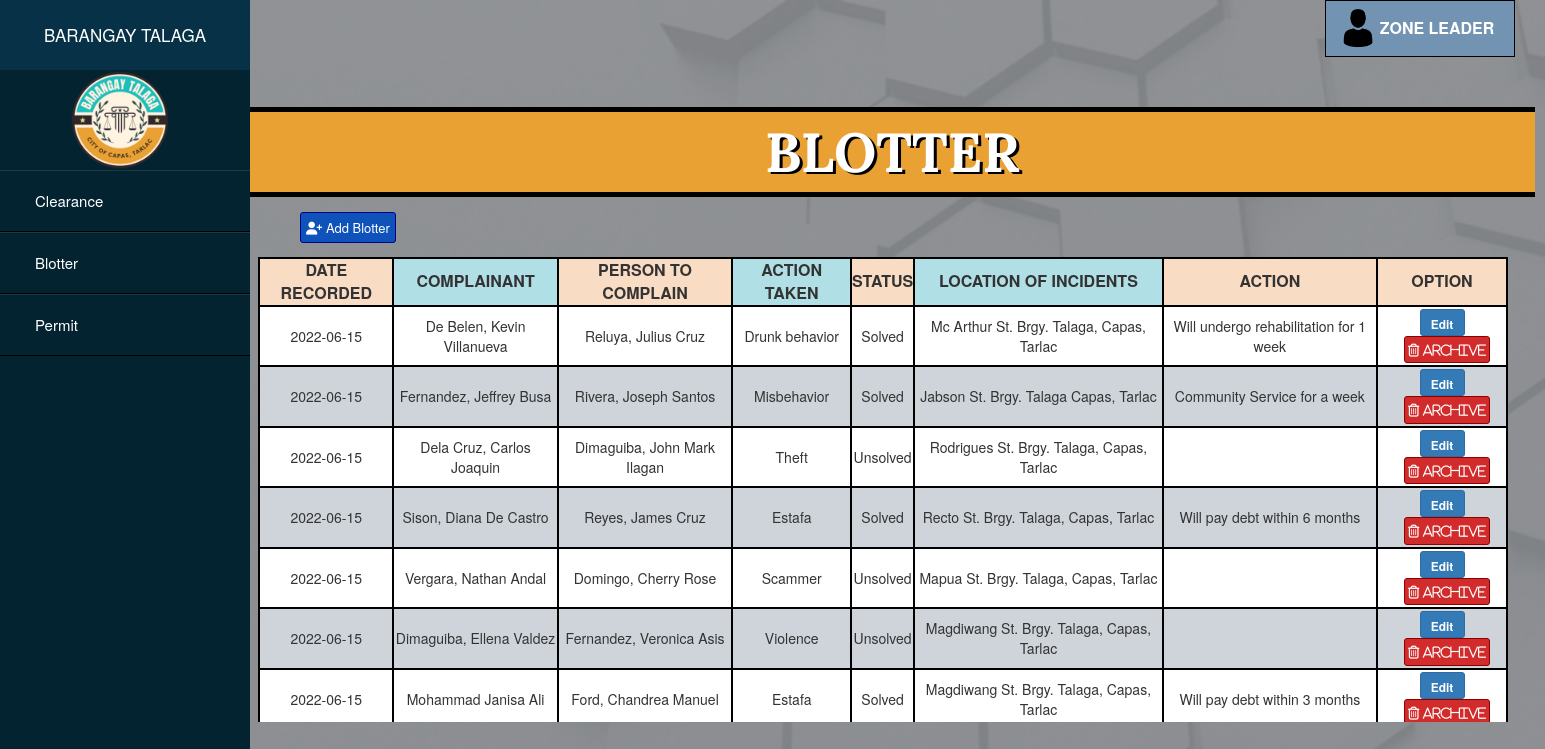
Page /zone leader/zone_blot.php on the committed database.
### tables this page shows
CREATE TABLE `blotter` (
  `id` int(11) NOT NULL,
  `date` varchar(50) NOT NULL,
  `complainant` varchar(50) NOT NULL,
  `complainee` varchar(50) NOT NULL,
  `complaint` varchar(50) NOT NULL,
  `status` varchar(50) NOT NULL,
  `location` varchar(50) NOT NULL,
  `action` varchar(255) NOT NULL,
  `type` varchar(11) NOT NULL
);

### zone leader/zone_blot.php (the view, shortened to what this page needs)
<?php
$link = mysqli_connect("localhost", "root", "", "barangaydb");
?>
<!DOCTYPE html>
<html lang="en" dir="ltr">
    <head>
        <link rel="stylesheet" href="../css/zone_blottercss.css">
        <link rel="stylesheet" href="https://maxcdn.bootstrapcdn.com/bootstrap/3.4.1/css/bootstrap.min.css">
</head>
<body style="background-image: url(../images/main.png); background-repeat: no-repeat; background-size: cover;">
    <div class="sidebar">
        <header>BARANGAY TALAGA</header>
        <img src="../images/logo.png">
        <ul>
            <li><a href="zone_clear.php">Clearance</a></li>
            <li><a href="zone_blot.php">Blotter</a></li>
            <li><a href="zone_per.php">Permit</a></li>
        </ul>
    </div>
          <div class="dropdown">
          <img src="../images/person.png">
          <button onclick="myFunction()" class="dropbtn" >ZONE LEADER</button>
        </div>
    <div>
    <div class="header">
        <h1>BLOTTER</h1>
    </div>
    <div class="add-delete">
        <a href="addform_blotzone.php"><button class="btn btn-primary btn-sm" id="add" data-toggle="modal" data-target="#addModal"><i class="fa fa-user-plus" aria-hidden="true"></i> Add Blotter</button></a>
    </div>
    <div class="grid">
        <form method="post">
        <table class="table-box">
            <thead>
                <tr>
                    <th style="background-color: #f9dcc4; text-align: center;">DATE RECORDED</th>
                    <th style="background-color: powderblue; text-align: center;">COMPLAINANT</th>
                    <th style="background-color: #f9dcc4; text-align: center;">PERSON TO COMPLAIN</th>
                    <th style="background-color: powderblue; text-align: center;">ACTION TAKEN</th>
                    <th style="background-color: #f9dcc4; text-align: center;">STATUS</th>
                    <th style="background-color: powderblue; text-align: center;">LOCATION OF INCIDENTS</th>
                    <th style="background-color: #f9dcc4; text-align: center;">ACTION</th>
                    <th style="width: 130px !important; background-color: #f9dcc4; text-align: center;">OPTION</th>
                </tr>
            </thead>
            <tbody>
                <?php
                    $sql = mysqli_query($link, "SELECT * FROM blotter WHERE type = 'active'");
                    while($row = mysqli_fetch_array($sql))
                    {
                echo'
                <tr>';
                    $id = $row['id'];
                    $date = $row['date'];
                    $complainant = $row['complainant'];
                    $complainee = $row['complainee'];
                    $complaint = $row['complaint'];
                    $status = $row['status'];
                    $location = $row['location'];
                    $action = $row['action'];
                    $type = $row['type'];
                echo '
                    <td>' .$row['date'].  '</td>
                    <td>' .$row['complainant']. '</td>
                    <td>' .$row['complainee'].  '</td>
                    <td>' .$row['complaint']. '</td>
                    <td>' .$row['status'].  '</td>
                    <td>' .$row['location']. '</td>
                    <td>' .$row['action']. '</td>
                    <td style="text-align: center; padding: 2px;">';
                       echo" <button class='btn btn-primary btn-sm' id='edit'><a href='editform_blotzone.php?id=$id&date=$date&complainant=$complainant&complainee=$complainee&complaint=$complaint&status=$status&location=$location&action=$action'; style='color:white';> Edit </a></button>
                            <button class='btn btn-danger btn-sm' id='archive' name='archive'><i class='fa fa-trash-o' aria-hidden='true'><a href='archive_blotzone.php?id=$id&type=$type' style='color:white';> Archive </a></i></button>";
                   echo '</td>
                </tr>';
                    }
                    ?>
            </tbody>
        </table>
        </form>
    </div>
</div>
</body>
</html>

### css/zone_blottercss.css (style rules this page uses)
body { font-family: 'Roboto', sans-serif; }
* { margin: 0; padding: 0; list-style: none; text-decoration: none; }
.sidebar { position: absolute; width: 250px; height: 100%; background: #042331; }
.sidebar header { font-size: 17px; color: white; text-align: center; line-height: 70px; background: #063146; user-select: none; }
.sidebar ul a { display: block; height: 100%; width: 100%; line-height: 60px; font-size: 15px; color: white; padding-left: 35px; box-sizing: border-box; border-top: 1px solid rgba(255,255,255,.1); border-bottom: 1px solid black; }
img { width: 100px; margin-left: 70px; }
.header { position: absolute; width: 1285px; margin-left: 250px; margin-top: 50px; border-top: 5px solid black; border-bottom: 5px solid black; padding-top: 20px; padding-bottom: 20px; text-align: center; background-color: #E9A134; }
.header h1 { font-size: 55px; margin-top: -10px; margin-bottom: -10px; font-weight: bolder; font-family: 'Lora', serif; color: white; text-shadow: 3px 2px black; }
.add-delete { position: absolute; margin-left: 300px; margin-top: 155px; }
#add { background-color: #0F52BA; border-color: darkblue; padding: 5px; color: white; font-size: 13px; }
#archive { background-color: #D22B2B; border-color: darkred; padding: 3px; color: white; font-weight: bolder; font-size: 13px; margin-left: 10px; }
.grid { position: absolute; margin-left: 258px; margin-top: 200px; width: 1270px; height: 465px; overflow-y:scroll; }
th, td { border: 2px solid black; padding: 10px; text-align: center; }
th { font-size: 16px; }
tr:nth-child(odd) { background-color: white; }
tr:nth-child(even) { background-color: #ced4da; }
.table-box { width: 1250px; }
.dropbtn { background-color: #7393B3; color: white; padding: 16px; font-size: 16px; border: none; cursor: pointer; width: 190px; padding-left: 50px; font-weight: bolder; border: 1px solid black; }
.dropdown { position: relative; display: inline-block; margin-left: 1325px; }
.dropdown img { position: absolute; display: inline-block; margin-left: 13px; margin-top: 8px; height: 40px; width: 40px; }
#edit { width: 45px; font-weight: bolder; height: 27px; }
h1 { margin-top: -10px; color: black; margin-left: 20px; }

### rows in the picture
blotter: date "2022-06-15", complainant "De Belen, Kevin Villanueva", complainee "Reluya, Julius Cruz", complaint "Drunk behavior", status "Solved", location "Mc Arthur St. Brgy. Talaga, Capas, Tarlac", action "Will undergo rehabilitation for 1 week"
blotter: date "2022-06-15", complainant "Fernandez, Jeffrey Busa", complainee "Rivera, Joseph Santos", complaint "Misbehavior", status "Solved", location "Jabson St. Brgy. Talaga Capas, Tarlac", action "Community Service for a week"
blotter: date "2022-06-15", complainant "Dela Cruz, Carlos Joaquin", complainee "Dimaguiba, John Mark Ilagan", complaint "Theft", status "Unsolved", location "Rodrigues St. Brgy. Talaga, Capas, Tarlac"
blotter: date "2022-06-15", complainant "Sison, Diana De Castro", complainee "Reyes, James Cruz", complaint "Estafa", status "Solved", location "Recto St. Brgy. Talaga, Capas, Tarlac", action "Will pay debt within 6 months"
blotter: date "2022-06-15", complainant "Vergara, Nathan Andal", complainee "Domingo, Cherry Rose", complaint "Scammer", status "Unsolved", location "Mapua St. Brgy. Talaga, Capas, Tarlac"
blotter: date "2022-06-15", complainant "Dimaguiba, Ellena Valdez", complainee "Fernandez, Veronica Asis", complaint "Violence", status "Unsolved", location "Magdiwang St. Brgy. Talaga, Capas, Tarlac"
blotter: date "2022-06-15", complainant "Mohammad Janisa Ali", complainee "Ford, Chandrea Manuel", complaint "Estafa", status "Solved", location "Magdiwang St. Brgy. Talaga, Capas, Tarlac", action "Will pay debt within 3 months"
